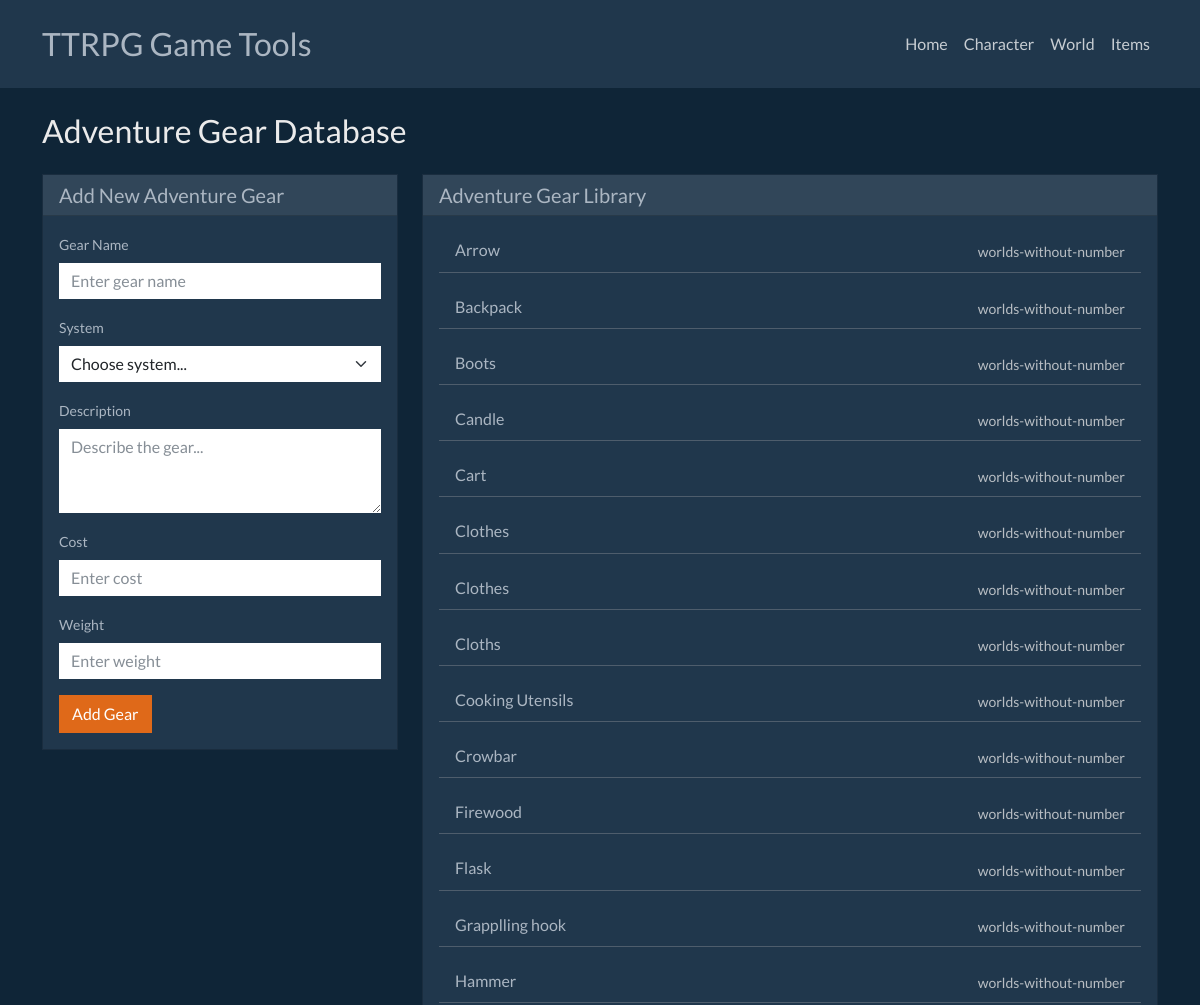
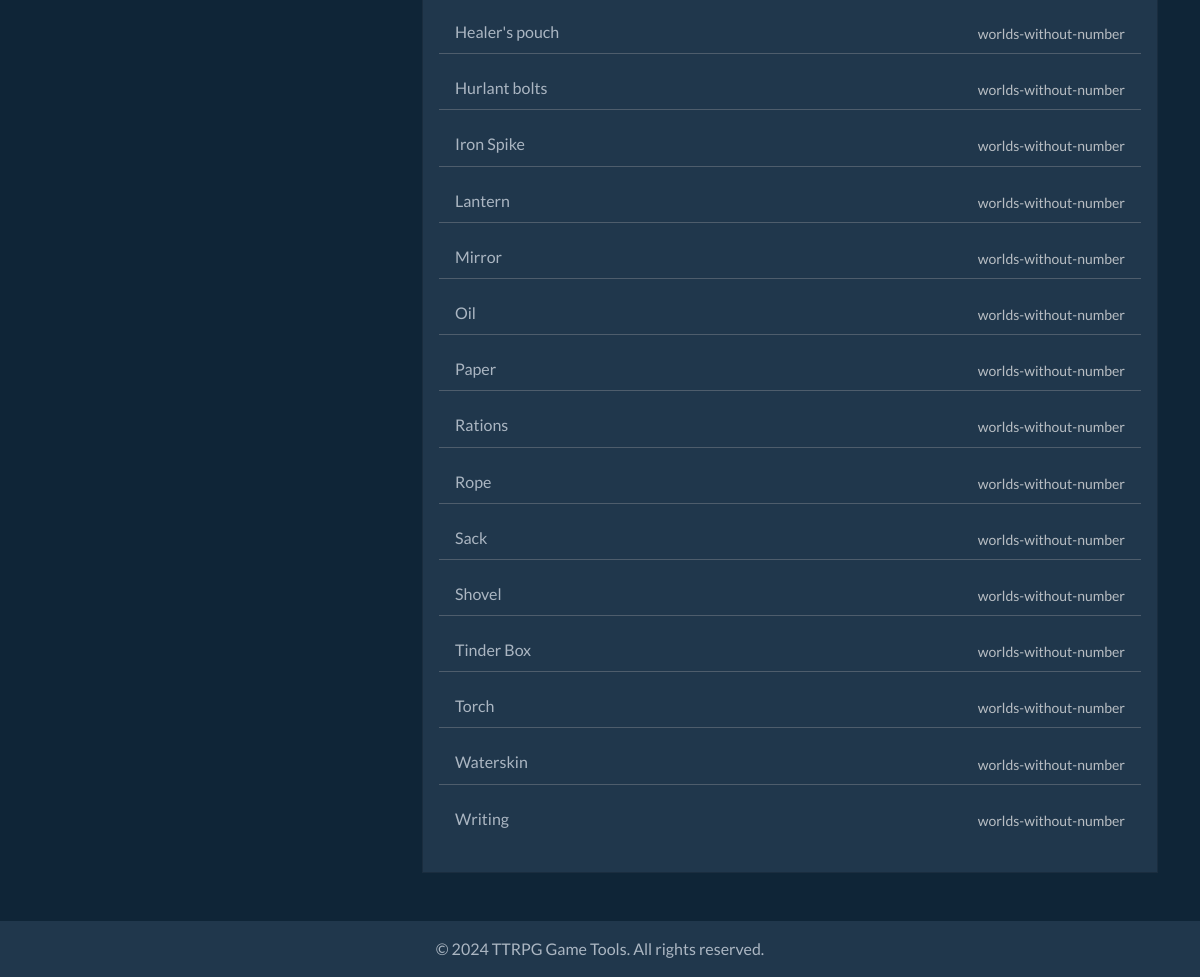
The page /adventure on the database its author committed (2 pictures, top to bottom).
### tables this page shows
CREATE TABLE adventure_gear (
            id TEXT PRIMARY KEY,
            name TEXT NOT NULL,
            system TEXT NOT NULL,
            description TEXT NOT NULL,
            cost TEXT NOT NULL,
            weight TEXT NOT NULL,
            created_at TIMESTAMP DEFAULT CURRENT_TIMESTAMP
        );

### main.py (the view)
@app.get("/adventure")
async def adventure(request: Request):
    gear_list = get_all_adventure_gear()
    return templates.TemplateResponse("adventure.html", {"request": request, "adventure_gear": gear_list})

### templates/adventure.html (shortened to what this page needs)
{% extends "base.html" %}
{% block content %}
<div class="row">
    <div class="col-12">
        <h2 class="mb-4">Adventure Gear Database</h2>
    </div>
</div>
<div class="row">
    <div class="col-md-4">
        <div class="card bg-dark text-light">
            <div class="card-header">
                <h5 class="card-title mb-0">Add New Adventure Gear</h5>
            </div>
            <div class="card-body">
                <form method="POST" action="/adventure">
                    <div class="mb-3">
                        <label for="gearName" class="form-label">Gear Name</label>
                        <input type="text" class="form-control" id="gearName" name="gearName" placeholder="Enter gear name">
                    </div>
                    <div class="mb-3">
                        <label for="system" class="form-label">System</label>
                        <select class="form-select" id="system" name="system">
                            <option selected>Choose system...</option>
                        </select>
                    </div>
                    <div class="mb-3">
                        <label for="gearDescription" class="form-label">Description</label>
                        <textarea class="form-control" id="gearDescription" name="gearDescription" rows="3" placeholder="Describe the gear..."></textarea>
                    </div>
                    <div class="mb-3">
                        <label for="gearCost" class="form-label">Cost</label>
                        <input type="text" class="form-control" id="gearCost" name="gearCost" placeholder="Enter cost">
                    </div>
                    <div class="mb-3">
                        <label for="gearWeight" class="form-label">Weight</label>
                        <input type="text" class="form-control" id="gearWeight" name="gearWeight" placeholder="Enter weight">
                    </div>
                    <button type="submit" class="btn btn-primary">Add Gear</button>
                </form>
            </div>
        </div>
    </div>
    <div class="col-md-8">
        <div class="card bg-dark text-light">
            <div class="card-header">
                <h5 class="card-title mb-0">Adventure Gear Library</h5>
            </div>
            <div class="card-body">
                {% if adventure_gear %}
                    <div class="list-group list-group-flush">
                        {% for gear in adventure_gear %}
                        <div class="list-group-item bg-dark text-light border-secondary mb-3 d-flex w-100 justify-content-between align-items-center">
                            <h6 class="mb-1">{{ gear.name }}</h6>
                            <small class="text-muted ms-2">{{ gear.system }}</small>
                        </div>
                        {% endfor %}
                    </div>
                {% else %}
                    <p class="text-muted">No adventure gear added yet.</p>
                {% endif %}
            </div>
        </div>
    </div>
</div>
{% endblock %}

### rows shown on the page
adventure_gear: name "Arrow", system "worlds-without-number"
adventure_gear: name "Backpack", system "worlds-without-number"
adventure_gear: name "Boots", system "worlds-without-number"
adventure_gear: name "Candle", system "worlds-without-number"
adventure_gear: name "Cart", system "worlds-without-number"
adventure_gear: name "Clothes", system "worlds-without-number"
adventure_gear: name "Clothes", system "worlds-without-number"
adventure_gear: name "Cloths", system "worlds-without-number"
adventure_gear: name "Cooking Utensils", system "worlds-without-number"
adventure_gear: name "Crowbar", system "worlds-without-number"
adventure_gear: name "Firewood", system "worlds-without-number"
adventure_gear: name "Flask", system "worlds-without-number"
adventure_gear: name "Grapplling hook", system "worlds-without-number"
adventure_gear: name "Hammer", system "worlds-without-number"
adventure_gear: name "Healer's pouch", system "worlds-without-number"
adventure_gear: name "Hurlant bolts", system "worlds-without-number"
adventure_gear: name "Iron Spike", system "worlds-without-number"
adventure_gear: name "Lantern", system "worlds-without-number"
adventure_gear: name "Mirror", system "worlds-without-number"
adventure_gear: name "Oil", system "worlds-without-number"
adventure_gear: name "Paper", system "worlds-without-number"
adventure_gear: name "Rations", system "worlds-without-number"
adventure_gear: name "Rope", system "worlds-without-number"
adventure_gear: name "Sack", system "worlds-without-number"
adventure_gear: name "Shovel", system "worlds-without-number"
adventure_gear: name "Tinder Box", system "worlds-without-number"
adventure_gear: name "Torch", system "worlds-without-number"
adventure_gear: name "Waterskin", system "worlds-without-number"
adventure_gear: name "Writing", system "worlds-without-number"
